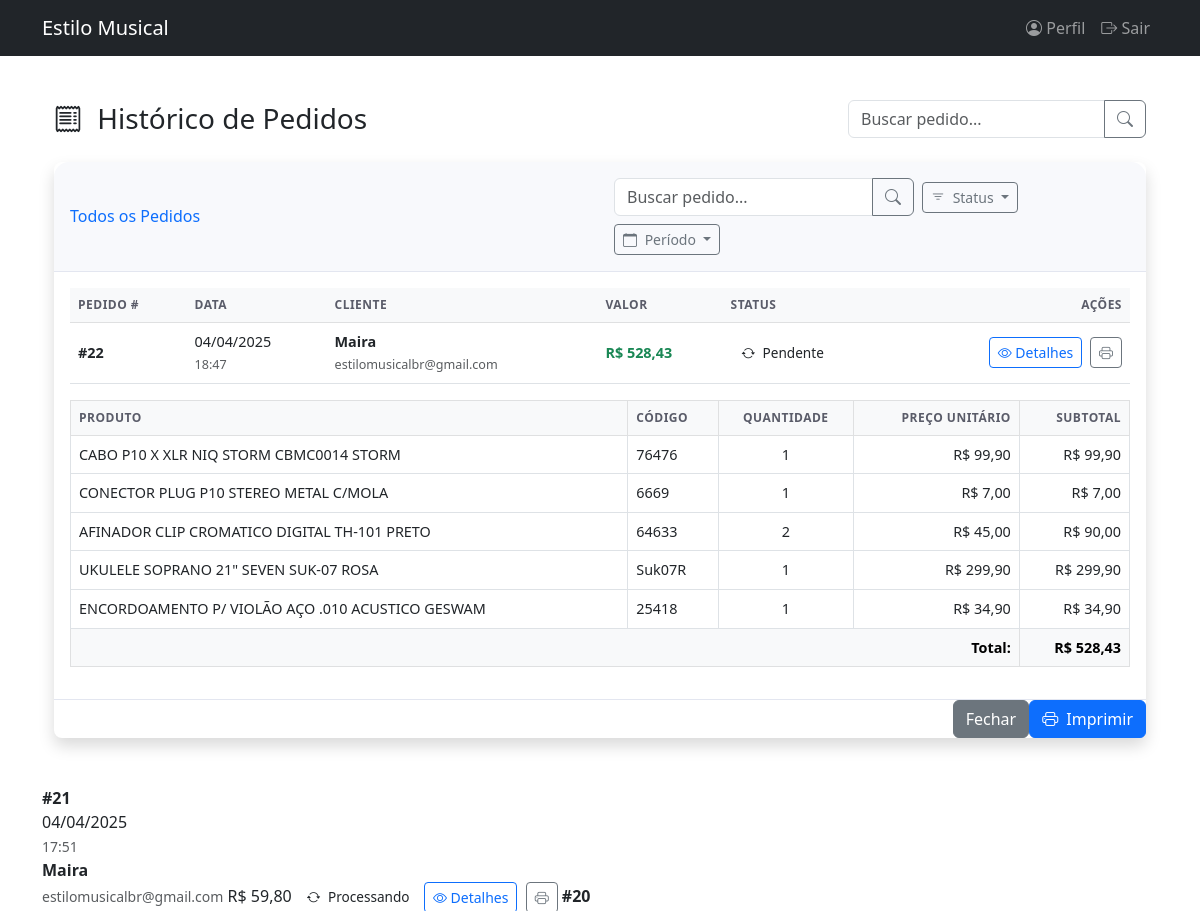
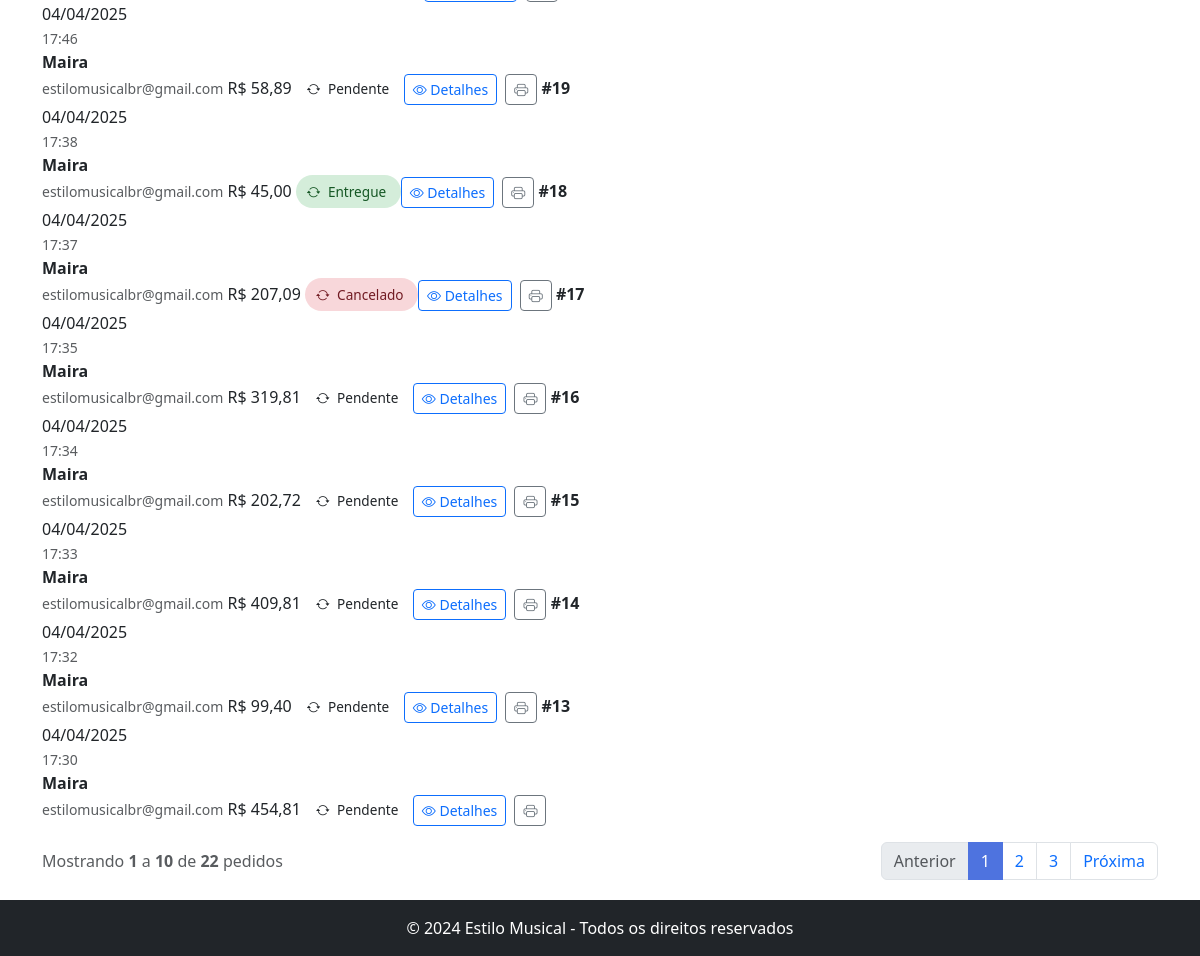
Page /pedidos (signed in) on the committed database (2 pictures, top to bottom).
### app.py (models this page shows)
class Pedido(db.Model):
    __tablename__ = 'pedidos'
    id = db.Column(db.Integer, primary_key=True)
    cliente_nome = db.Column(db.String(100), nullable=False)
    cliente_email = db.Column(db.String(100), nullable=False)
    cliente_telefone = db.Column(db.String(20), nullable=False)
    cliente_endereco = db.Column(db.String(200), nullable=False)
    total = db.Column(db.Float, nullable=False)
    total_sem_desconto = db.Column(db.Float, nullable=False)
    desconto_aplicado = db.Column(db.Float, default=0.0)
    data_pedido = db.Column(db.DateTime, default=datetime.utcnow)
    usuario_id = db.Column(db.Integer, db.ForeignKey('users.id'), nullable=True)
    status = db.Column(db.String(20), default='pendente', nullable=False)
    observacoes = db.Column(db.Text, default='')  # Set default to empty string
    data_atualizacao = db.Column(db.DateTime, onupdate=datetime.utcnow)
    metodo_pagamento = db.Column(db.String(50), nullable=False)
    status_pagamento = db.Column(db.String(20), default='pendente')
    codigo_rastreio = db.Column(db.String(50))
    dados_pagamento = db.Column(db.Text)
    codigo_prime_utilizado = db.Column(db.String(50))
    valor_frete = db.Column(db.Float, default=0.0)  # Adicione este campo
    email_enviado = db.Column(db.Boolean, default=False)
    itens = db.relationship('ItemPedido', backref='pedido', lazy=True)
    comissoes = db.relationship('Comissao', back_populates='pedido', lazy=True)

class ItemPedido(db.Model):
    __tablename__ = 'itens_pedido'
    id = db.Column(db.Integer, primary_key=True)
    produto_codigo = db.Column(db.String(50), nullable=False)
    produto_nome = db.Column(db.String(200), nullable=False)
    quantidade = db.Column(db.Integer, nullable=False)
    preco_unitario = db.Column(db.Float, nullable=False)
    pedido_id = db.Column(db.Integer, db.ForeignKey('pedidos.id'), nullable=False)
    status = db.Column(db.String(20), default='pendente', nullable=False)

### app.py (the view)
@app.route('/pedidos')
@login_required
def listar_pedidos():
    page = request.args.get('page', 1, type=int)
    per_page = 10
    pedidos = Pedido.query.order_by(Pedido.data_pedido.desc()).paginate(page=page, per_page=per_page)
    return render_template('pedidos.html', pedidos=pedidos)

### app.py (called while the page is built)
@login_manager.user_loader
def load_user(user_id):
    return db.session.get(User, int(user_id))

@app.context_processor
def inject_cart_total():
    cart_total = sum(item['quantidade'] for item in session.get('carrinho', {}).values())
    return {'cart_total_items': cart_total}

@app.before_request
def proteger_sessao():
    session.modified = True
    if 'carrinho' not in session:
        session['carrinho'] = {}

@app.template_filter('brl')
def format_brl(value):
    try:
        return f'R$ {float(value):,.2f}'.replace(',', 'v').replace('.', ',').replace('v', '.')
    except (ValueError, TypeError):
        return 'R$ 0,00'

@app.context_processor
def inject_obter_estoque_produto():
    return {'obter_estoque_produto': obter_estoque_produto}

### templates/pedidos.html (shortened to what this page needs)
{% extends "base.html" %}
{% block content %}
<div class="container-fluid py-4">
    <div class="d-flex justify-content-between align-items-center mb-4">
        <h1 class="h3 mb-0 text-gray-800">
            <i class="bi bi-receipt me-2"></i> Histórico de Pedidos
        </h1>
        <div class="d-flex">
            <div class="input-group" style="max-width: 300px;">
                <input type="text" class="form-control" placeholder="Buscar pedido..." id="searchInput">
                <button class="btn btn-outline-secondary" type="button" id="searchButton">
                    <i class="bi bi-search"></i>
                </button>
            </div>
        </div>
    </div>
    <div class="card shadow mb-4">
        <div class="card-header py-3 d-flex flex-column flex-md-row justify-content-between align-items-start align-items-md-center">
            <h6 class="m-0 font-weight-bold text-primary">Todos os Pedidos</h6>
            <div class="mt-2 mt-md-0 d-flex flex-wrap gap-2 align-items-center">
                <div class="input-group" style="max-width: 300px;">
                    <input type="text" class="form-control" placeholder="Buscar pedido..." id="searchInput">
                    <button class="btn btn-outline-secondary" type="button" id="searchButton">
                        <i class="bi bi-search"></i>
                    </button>
                </div>
                <div class="dropdown">
                    <button class="btn btn-sm btn-outline-secondary dropdown-toggle" type="button" id="dropdownMenuButton" data-bs-toggle="dropdown">
                        <i class="bi bi-filter me-1"></i> Status
                    </button>
                </div>
                <div class="dropdown">
                    <button class="btn btn-sm btn-outline-secondary dropdown-toggle" type="button" data-bs-toggle="dropdown">
                        <i class="bi bi-calendar me-1"></i> Período
                    </button>
                </div>
            </div>
        </div>
        <div class="card-body">
            <div class="table-responsive">
                <table class="table table-hover" id="dataTable" width="100%" cellspacing="0">
                    <thead class="table-light">
                        <tr>
                            <th data-sortable="true">Pedido #</th>
                            <th data-sortable="true">Data</th>
                            <th>Cliente</th>
                            <th data-sortable="true">Valor</th>
                            <th>Status</th>
                            <th class="text-end">Ações</th>
                        </tr>
                    </thead>
                    <tbody>
                        {% for pedido in pedidos.items %}
                        <tr class="align-middle hover-shadow">
                            <td>
                                <strong>#{{ pedido.id }}</strong>
                            </td>
                            <td>
                                <div class="text-nowrap">{{ pedido.data_pedido.strftime('%d/%m/%Y') }}</div>
                                <small class="text-muted">{{ pedido.data_pedido.strftime('%H:%M') }}</small>
                            </td>
                            <td>
                                <div class="fw-semibold">{{ pedido.cliente_nome }}</div>
                                <small class="text-muted">{{ pedido.cliente_email }}</small>
                            </td>
                            <td class="fw-bold text-success">{{ pedido.total|brl }}</td>
                            <td>
                                <span class="status-badge status-{{ pedido.status|lower }}">
                                    <i class="bi
                                        {% if pedido.status == 'ENTREGUE' %}bi-check-circle-fill
                                        {% elif pedido.status == 'CANCELADO' %}bi-x-circle-fill
                                        {% else %}bi-arrow-repeat{% endif %}
                                        me-1"></i>
                                    {{ pedido.status|title }}
                                </span>
                            </td>
                            <td class="text-end">
                                <button class="btn btn-sm btn-outline-primary me-1" data-bs-toggle="modal" data-bs-target="#pedidoModal{{ pedido.id }}">
                                    <i class="bi bi-eye"></i> Detalhes
                                </button>
                                <a href="#" class="btn btn-sm btn-outline-secondary">
                                    <i class="bi bi-printer"></i>
                                </a>
                            </td>
                        </tr>
                        <div class="modal fade" id="pedidoModal{{ pedido.id }}" tabindex="-1" aria-labelledby="pedidoModalLabel{{ pedido.id }}" aria-hidden="true">
                            <div class="modal-dialog modal-lg">
                                <div class="modal-content">
                                    <div class="modal-body">
                                        <div class="table-responsive">
                                            <table class="table table-bordered">
                                                <thead class="table-light">
                                                    <tr>
                                                        <th>Produto</th>
                                                        <th>Código</th>
                                                        <th class="text-center">Quantidade</th>
                                                        <th class="text-end">Preço Unitário</th>
                                                        <th class="text-end">Subtotal</th>
                                                    </tr>
                                                </thead>
                                                <tbody>
                                                    {% for item in pedido.itens %}
                                                    <tr>
                                                        <td>{{ item.produto_nome }}</td>
                                                        <td>{{ item.produto_codigo }}</td>
                                                        <td class="text-center">{{ item.quantidade }}</td>
                                                        <td class="text-end">{{ item.preco_unitario|brl }}</td>
                                                        <td class="text-end">{{ (item.quantidade * item.preco_unitario)|brl }}</td>
                                                    </tr>
                                                    {% endfor %}
                                                </tbody>
                                                <tfoot class="table-light">
                                                    <tr>
                                                        <td colspan="4" class="text-end fw-bold">Total:</td>
                                                        <td class="text-end fw-bold">{{ pedido.total|brl }}</td>
                                                    </tr>
                                                </tfoot>
                                            </table>
                                        </div>
                                    </div>
                                    <div class="modal-footer">
                                        <button type="button" class="btn btn-secondary" data-bs-dismiss="modal">Fechar</button>
                                        <button type="button" class="btn btn-primary">
                                            <i class="bi bi-printer me-1"></i> Imprimir
                                        </button>
                                    </div>
                                </div>
                            </div>
                        </div>
                        {% endfor %}
                    </tbody>
                </table>
            </div>
            {% if pedidos.items %}
            <div class="d-flex justify-content-between align-items-center mt-3">
                <div class="text-muted">
                    Mostrando <span class="fw-bold">{{ pedidos.first }}</span> a
                    <span class="fw-bold">{{ pedidos.last }}</span> de
                    <span class="fw-bold">{{ pedidos.total }}</span> pedidos
                </div>
                <nav aria-label="Page navigation">
                    <ul class="pagination justify-content-end mb-0">
                        {% if pedidos.has_prev %}
                        <li class="page-item">
                            <a class="page-link" href="{{ url_for('listar_pedidos', page=pedidos.prev_num) }}">Anterior</a>
                        </li>
                        {% else %}
                        <li class="page-item disabled">
                            <a class="page-link" href="#" tabindex="-1" aria-disabled="true">Anterior</a>
                        </li>
                        {% endif %}
                        {% for page_num in pedidos.iter_pages() %}
                            {% if page_num %}
                                <li class="page-item {% if page_num == pedidos.page %}active{% endif %}">
                                    <a class="page-link" href="{{ url_for('listar_pedidos', page=page_num) }}">{{ page_num }}</a>
                                </li>
                            {% else %}
                                <li class="page-item disabled">
                                    <span class="page-link">...</span>
                                </li>
                            {% endif %}
                        {% endfor %}
                        {% if pedidos.has_next %}
                        <li class="page-item">
                            <a class="page-link" href="{{ url_for('listar_pedidos', page=pedidos.next_num) }}">Próxima</a>
                        </li>
                        {% else %}
                        <li class="page-item disabled">
                            <a class="page-link" href="#" tabindex="-1" aria-disabled="true">Próxima</a>
                        </li>
                        {% endif %}
                    </ul>
                </nav>
            </div>
            {% endif %}
        </div>
    </div>
</div>
{% endblock %}

### templates/pedidos.html (style rules this page uses)
.card { border-radius: 0.5rem; border: none; box-shadow: 0 0.15rem 1.75rem 0 rgba(58, 59, 69, 0.15); }
.card-header { background-color: #f8f9fc; border-bottom: 1px solid #e3e6f0; }
.table { font-size: 0.9rem; }
.table th { font-weight: 600; text-transform: uppercase; font-size: 0.75rem; letter-spacing: 0.5px; color: #5a5c69; border-top: none; }
.table td { vertical-align: middle; }
.modal-footer { border-top: 1px solid #e3e6f0; }
.status-badge { padding: 0.5em 0.8em; font-size: 0.85rem; border-radius: 20px; min-width: 100px; text-align: center; }
.status-entregue { background-color: #d4edda; color: #155724; }
.status-cancelado { background-color: #f8d7da; color: #721c24; }
.pagination .page-item.active .page-link { background-color: #4e73df; border-color: #4e73df; }

### rows in the picture
Pedido: id "22", data_pedido "04/04/2025", data_pedido "18:47", cliente_nome "Maira", cliente_email "estilomusicalbr@gmail.com", total|brl "R$ 528,43", status "Pendente"
ItemPedido: produto_nome "CABO P10 X XLR NIQ STORM CBMC0014 STORM", produto_codigo "76476", quantidade "1", preco_unitario|brl "R$ 99,90", (item.quantidade*item.preco_unitario)|brl "R$ 99,90"
ItemPedido: produto_nome "CONECTOR PLUG P10 STEREO METAL C/MOLA", produto_codigo "6669", quantidade "1", preco_unitario|brl "R$ 7,00", (item.quantidade*item.preco_unitario)|brl "R$ 7,00"
ItemPedido: produto_nome "AFINADOR CLIP CROMATICO DIGITAL TH-101 PRETO", produto_codigo "64633", quantidade "2", preco_unitario|brl "R$ 45,00", (item.quantidade*item.preco_unitario)|brl "R$ 90,00"
ItemPedido: produto_nome "UKULELE SOPRANO 21\" SEVEN SUK-07 ROSA", produto_codigo "Suk07R", quantidade "1", preco_unitario|brl "R$ 299,90", (item.quantidade*item.preco_unitario)|brl "R$ 299,90"
ItemPedido: produto_nome "ENCORDOAMENTO P/ VIOLÃO AÇO .010 ACUSTICO GESWAM", produto_codigo "25418", quantidade "1", preco_unitario|brl "R$ 34,90", (item.quantidade*item.preco_unitario)|brl "R$ 34,90"
Pedido: id "21", data_pedido "04/04/2025", data_pedido "17:51", cliente_nome "Maira", cliente_email "estilomusicalbr@gmail.com", total|brl "R$ 59,80", status "Processando"
Pedido: id "20", data_pedido "04/04/2025", data_pedido "17:46", cliente_nome "Maira", cliente_email "estilomusicalbr@gmail.com", total|brl "R$ 58,89", status "Pendente"
Pedido: id "19", data_pedido "04/04/2025", data_pedido "17:38", cliente_nome "Maira", cliente_email "estilomusicalbr@gmail.com", total|brl "R$ 45,00", status "Entregue"
Pedido: id "18", data_pedido "04/04/2025", data_pedido "17:37", cliente_nome "Maira", cliente_email "estilomusicalbr@gmail.com", total|brl "R$ 207,09", status "Cancelado"
Pedido: id "17", data_pedido "04/04/2025", data_pedido "17:35", cliente_nome "Maira", cliente_email "estilomusicalbr@gmail.com", total|brl "R$ 319,81", status "Pendente"
Pedido: id "16", data_pedido "04/04/2025", data_pedido "17:34", cliente_nome "Maira", cliente_email "estilomusicalbr@gmail.com", total|brl "R$ 202,72", status "Pendente"
Pedido: id "15", data_pedido "04/04/2025", data_pedido "17:33", cliente_nome "Maira", cliente_email "estilomusicalbr@gmail.com", total|brl "R$ 409,81", status "Pendente"
Pedido: id "14", data_pedido "04/04/2025", data_pedido "17:32", cliente_nome "Maira", cliente_email "estilomusicalbr@gmail.com", total|brl "R$ 99,40", status "Pendente"
Pedido: id "13", data_pedido "04/04/2025", data_pedido "17:30", cliente_nome "Maira", cliente_email "estilomusicalbr@gmail.com", total|brl "R$ 454,81", status "Pendente"

### other values in the picture
{{ pedidos.first }} "1"
{{ pedidos.last }} "10"
{{ pedidos.total }} "22"
{{ page_num }} "1" "2" "3"
